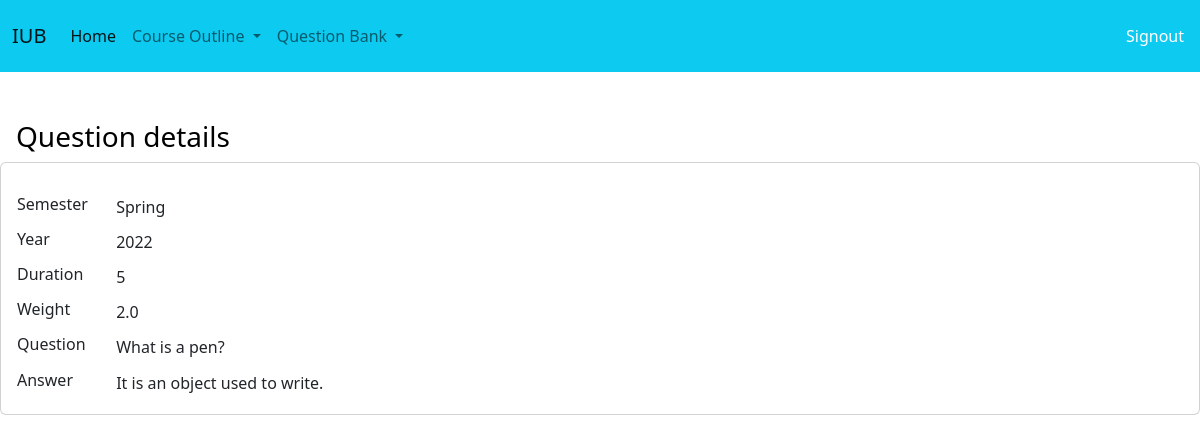
The app's page /show/4 with its own data.
### bank/models.py (models this page shows)
class Question(models.Model):
    SEMS=(
        ('Summer','Summer'),
        ('Spring','Spring'),
        ('Autumn', 'Autumn')
    )
    semester=models.CharField(max_length=6, choices=SEMS)
    year=models.IntegerField(default=2022)
    duration=models.IntegerField()
    question=models.TextField(max_length=500)
    mark=models.FloatField()
    correctAns=models.TextField(max_length=1000)

### bank/views.py (the view)
# urls.py: path('show/<question_id>', views.showQuestion,name="show_Question"),
def showQuestion(request,question_id):
    question=Question.objects.get(pk=question_id)
    return render(request,'bank/showQuestion.html', {'question':question} )

### bank/templates/bank/showQuestion.html (shortened to what this page needs)
{% extends 'bank/base.html' %}
{% block title %}
Question details
{% endblock %}
{% block content %}
<div class="card card-body">
    <div class="mt-3 row justify-content-start">
        <div class="col-1">
          <h6>Semester</h6>
        </div>
        <div class="col-8">
          {{question.semester}}
        </div>
    </div>
    <div class="mt-2 row justify-content-start">
        <div class="col-1">
          <h6>Year</h6>
        </div>
        <div class="col-8">
          {{question.year}}
        </div>
    </div>
    <div class="mt-2 row justify-content-start">
        <div class="col-1">
          <h6>Duration</h6>
        </div>
        <div class="col-8">
          {{question.duration}}
        </div>
    </div>
    <div class="mt-2 row justify-content-start">
        <div class="col-1">
          <h6>Weight</h6>
        </div>
        <div class="col-8">
          {{question.mark}}
        </div>
    </div>
    <div class="mt-2 row justify-content-start">
        <div class="col-1">
          <h6>Question</h6>
        </div>
        <div class="col-8">
          {{question.question}}
        </div>
    </div>
    <div class="mt-2 row justify-content-start">
        <div class="col-1">
          <h6>Answer</h6>
        </div>
        <div class="col-8">
          {{question.correctAns}}
        </div>
    </div>
</div>
{% endblock %}

### records on screen
Question: semester "Spring", year "2022", duration "5", mark "2.0", question "What is a pen?", correctAns "It is an object used to write."
